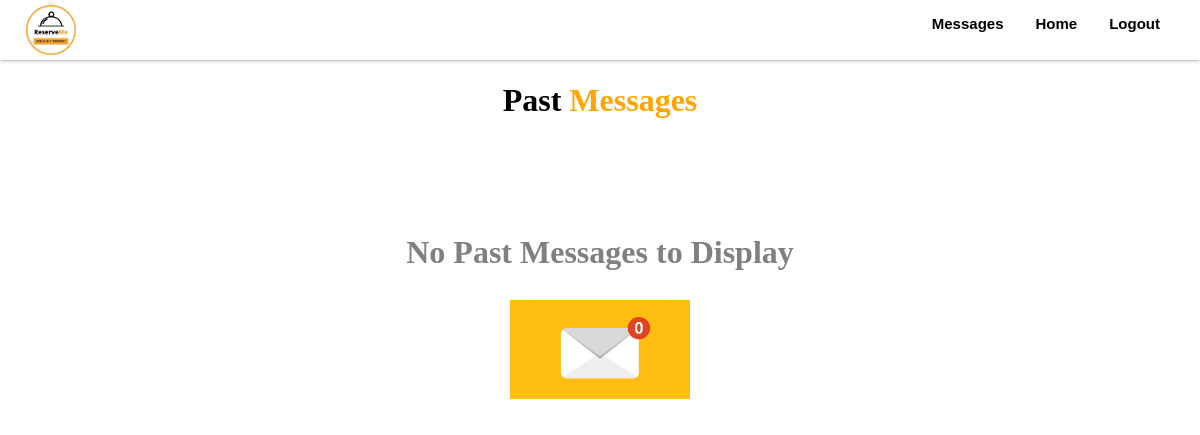
Before: /src/admin/admin-past-messages.php with the older database file.
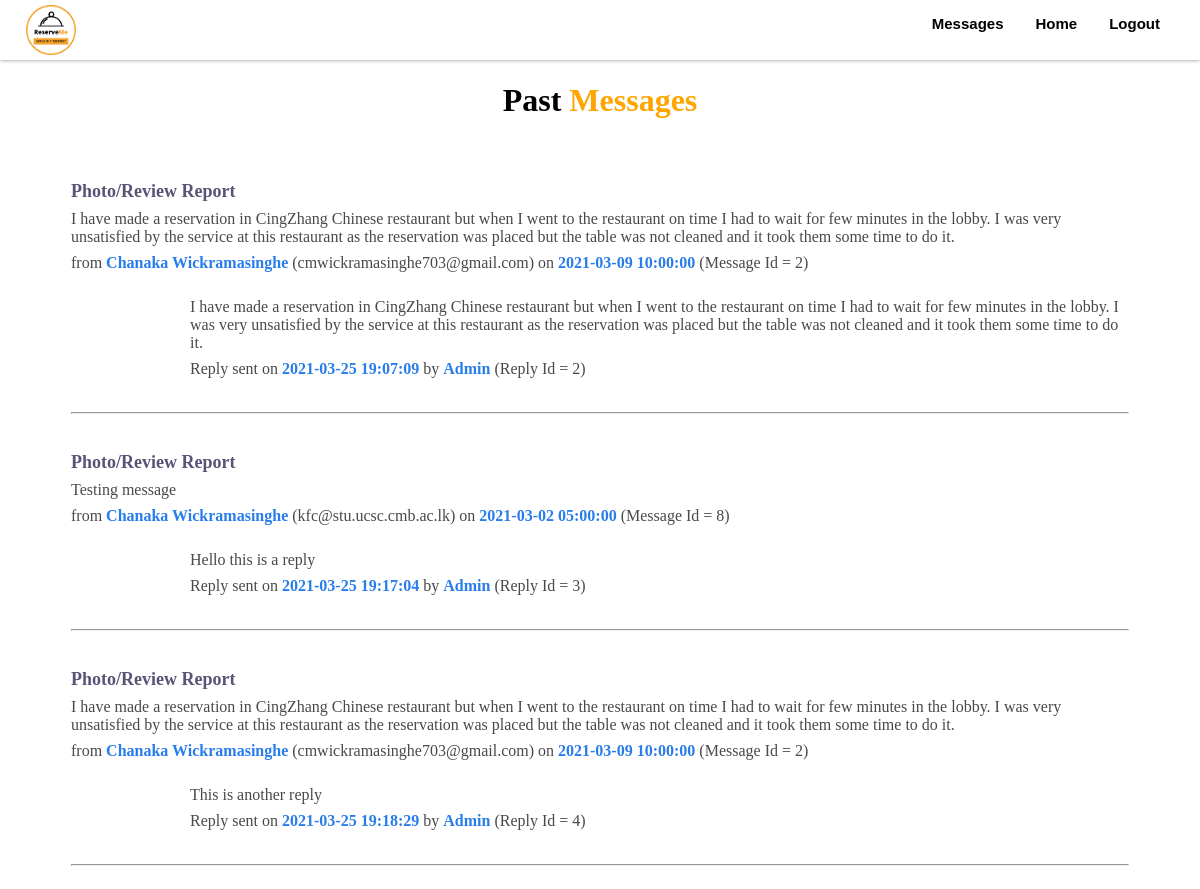
After: the same page with the newer database file.
### tables this page shows
CREATE TABLE `replies` (
  `reply_id` int(11) NOT NULL,
  `msg_id` int(11) NOT NULL,
  `reply` varchar(600) NOT NULL,
  `date_time_sent` datetime NOT NULL
);

CREATE TABLE `contact_us` (
  `msg_id` int(255) NOT NULL,
  `comment` varchar(255) DEFAULT NULL,
  `name` text NOT NULL,
  `email` varchar(255) NOT NULL,
  `message` varchar(600) DEFAULT NULL,
  `replied` int(11) NOT NULL,
  `date_time` datetime NOT NULL
);

### src/admin/admin-past-messages.php (the view, shortened to what this page needs)
<?php include('../../config/connection.php') ?>
<html>
    <head>
	    <link rel="stylesheet" href="../../public/CSS/admin-nav.css">
        <link rel="stylesheet" href="../../public/CSS/admin-dashboard.css"/>
        <link rel="stylesheet" href="../../public/CSS/footer.css">
    </head>
    <body>
        <div class="topnav" id="myTopnav">
        <a href="admin-home.php"><img class = "logo" src="../../public/images/logo.png"></a>
            <a class="navtab" href="../../src/customer/index.php">Logout</a>
            <a class="navtab" href="admin-home.php">Home</a>
            <a class="navtab" href="messages.php">Messages</a>
        </div>
        <h1><br/><br/><font color="black">Past</font> Messages</h1>
        <br/>
        <?php
        $past_msg_sql = "SELECT contact_us.comment, contact_us.message, contact_us.name,
        contact_us.email, contact_us.date_time, contact_us.msg_id,
        replies.reply, replies.date_time_sent, replies.reply_id
        FROM contact_us INNER JOIN replies ON contact_us.msg_id=replies.msg_id WHERE replied='1' ORDER BY replies.date_time_sent";
        $past_msg_query = mysqli_query($connection,$past_msg_sql);
        $num_msg = mysqli_num_rows($past_msg_query);
        if ($num_msg == 0){
            echo"<br/><br/><br/>
            <h1><font color=\"grey\">No Past Messages to Display</font></h1>
            <center><img class=\"img-promo\" src=\"../../public/images/zero-messages.jpg\" alt=\"zero messages image\"></center>";
        }
        else {
            while($row = mysqli_fetch_assoc($past_msg_query)){
            echo"
                <table class=\"message-table\" id=\"myTableMsg\">
                <tr><th>".$row['comment']."</th></tr>
                <tr><td>".$row['message']."</td></tr>
                <tr><td>from <b>".$row['name']."</b> (".$row['email'].") on <b>".$row['date_time']."</b> (Message Id = ".$row['msg_id'].")<br/><br/></td></tr>
                <tr><td class=\"sent-reply\">".$row['reply']."</td></tr>
                <tr><td class=\"sent-reply\">Reply sent on <b>".$row['date_time_sent']."</b> by <b>Admin</b> (Reply Id = ".$row['reply_id'].")
                <tr><td><br/><hr></td></tr>
            ";
            }
        }
            echo "</table>";
        ?>
    </body>
</html>

### public/CSS/admin-nav.css (style rules this page uses)
.topnav { overflow: hidden; top: 0; left: 0; right:0; background-color: #fff; box-shadow: 0 0 4px 0 rgba(0, 0, 0, 0.466); height: 60px; position: fixed; z-index: 1; padding-left: 1.75vw; padding-right: 2vw; }
.topnav .navtab { float: right; display: block; color: #000; text-align: center; padding: 15px 16px; text-decoration: none; font-size: 15px; font-weight: bold; font-family: Verdana, Geneva, Tahoma, sans-serif; }
.logo { height:50px; width: 50px; margin: 5px; align-items:left; }

### public/CSS/admin-dashboard.css (style rules this page uses)
h1 { text-align: center; color:orange; }
::placeholder { opacity: 0.7; }
.message-table { padding-left: 5vw; padding-right: 5vw; padding-top: 20px; overflow: hidden; width: 100%; }
.message-table th { font-size: large; float: left; padding-bottom: 5px; color: #5b5377; }
.message-table td { font-size: medium; padding-bottom: 5px; color: #494949; }
.message-table b { color: #287dec; }
.sent-reply { padding-left: 10vw; padding-bottom: 15px; }
.img-promo { width: 15vw; padding-top: 1vh; padding-bottom: 1vh; }

Changed rows visible on the page:
added replies: msg.comment "Photo/Review Report", msg.message "I have made a reservation in CingZhang Chinese restaurant but when I went to the restaurant on time I had to wait for few minutes in the lobby. I was very unsatisfied by the service at this restaurant as the reservation was placed but the table was not cleaned and it took them some time to do it.", msg.name "Chanaka Wickramasinghe", msg.email "cmwickramasinghe703@gmail.com", msg.date_time "2021-03-09 10:00:00", msg.msg_id "2", reply "I have made a reservation in CingZhang Chinese restaurant but when I went to the restaurant on time I had to wait for few minutes in the lobby. I was very unsatisfied by the service at this restaurant as the reservation was placed but the table was not cleaned and it took them some time to do it.", date_time_sent "2021-03-25 19:07:09", reply_id "2"
added replies: msg.comment "Photo/Review Report", msg.message "Testing message", msg.name "Chanaka Wickramasinghe", msg.email "kfc@stu.ucsc.cmb.ac.lk", msg.date_time "2021-03-02 05:00:00", msg.msg_id "8", reply "Hello this is a reply", date_time_sent "2021-03-25 19:17:04", reply_id "3"
added replies: msg.comment "Photo/Review Report", msg.message "I have made a reservation in CingZhang Chinese restaurant but when I went to the restaurant on time I had to wait for few minutes in the lobby. I was very unsatisfied by the service at this restaurant as the reservation was placed but the table was not cleaned and it took them some time to do it.", msg.name "Chanaka Wickramasinghe", msg.email "cmwickramasinghe703@gmail.com", msg.date_time "2021-03-09 10:00:00", msg.msg_id "2", reply "This is another reply", date_time_sent "2021-03-25 19:18:29", reply_id "4"
Other visible differences:
text no longer shown: "No Past Messages to Display"
